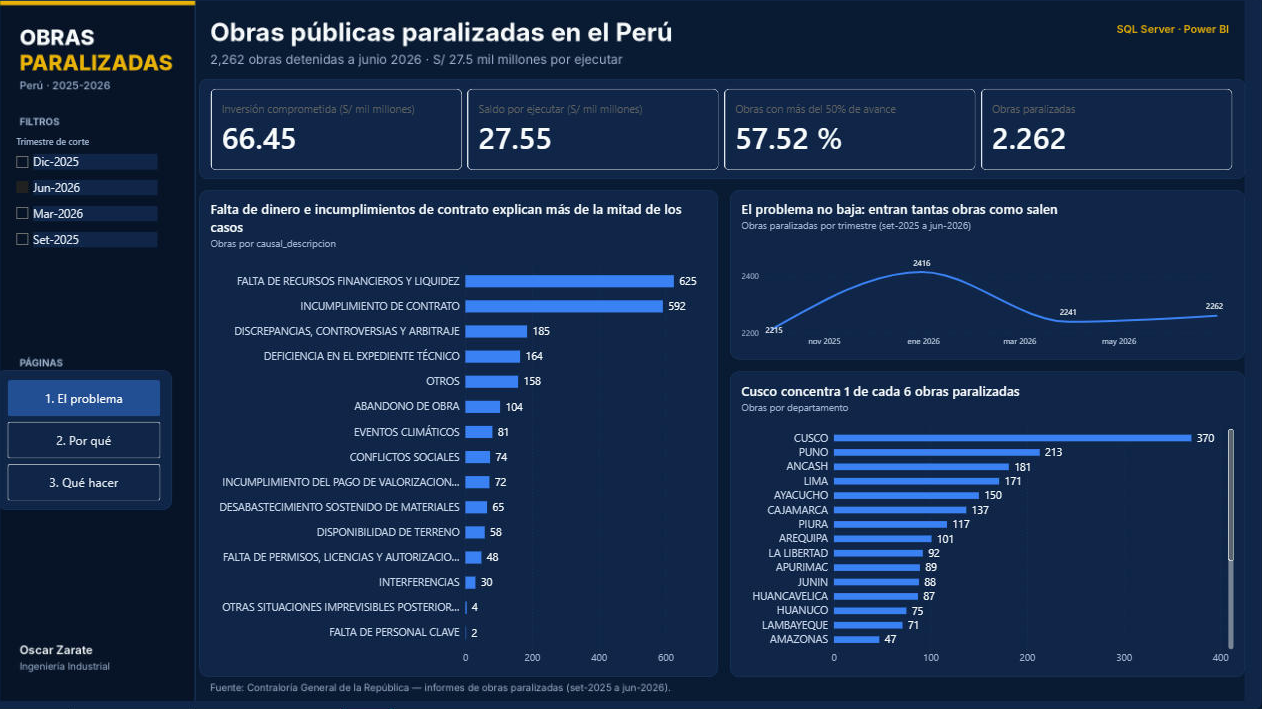
#> input picture capturas/dashboard_p1.png, 1262 x 709 px, found by its file name
$ python showcase.py
#> lines starting #> are read from the running program, lines starting #| are printed output that depends on the picture
from PIL import Image, ImageDraw, ImageFont
import os
BG=(10,26,51); TXT=(248,250,252); MUT=(159,179,209); AMB=(234,179,8)
F="/usr/share/fonts/opentype/inter/"
def f(n,s): return ImageFont.truetype(F+n,s)
OUT="/home/claude/obras/showcase"; os.makedirs(OUT,exist_ok=True)
W,H=1200,627
def frame(shot, kicker, title, name, footer="Oscar Zarate · Ingeniería Industrial · Datos: Contraloría General de la República"):
#> called with kicker = 'Dashboard Power BI · Página 1', title = '¿Por qué el Perú no termina sus obras?', name = 'A_portada_proyecto'
    im=Image.new("RGB",(W,H),BG); d=ImageDraw.Draw(im)
#> after `im = Image.new('RGB', (W, H), BG)`:
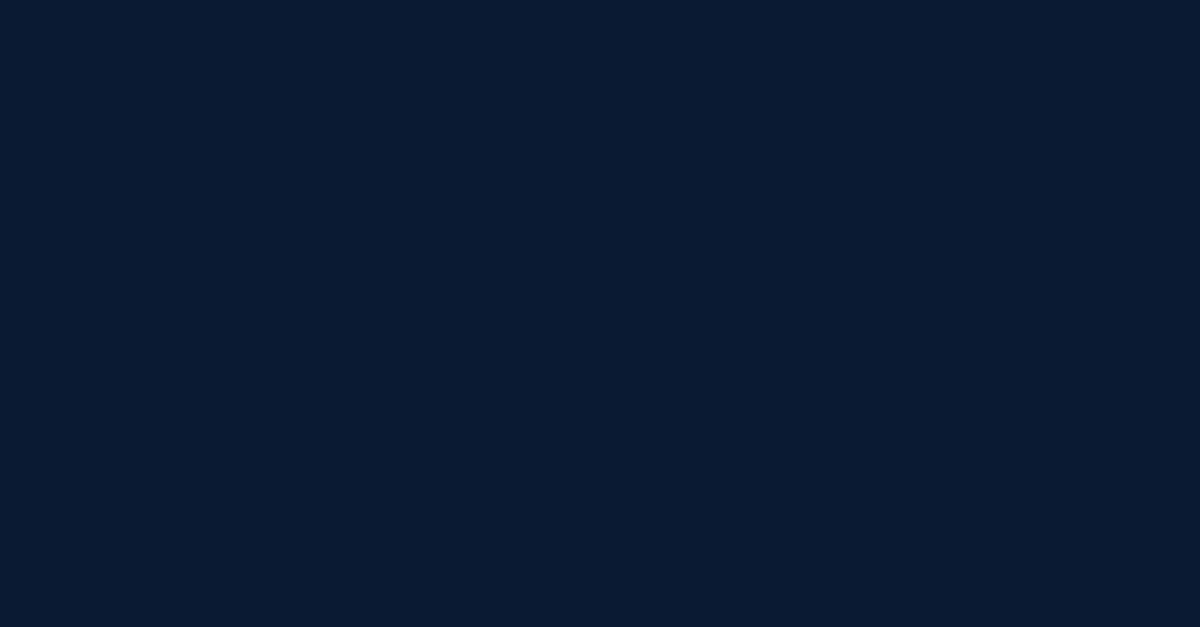
#> im: PIL image 1200x627 RGB; mean R, G, B 10, 26, 51
    d.rectangle([0,0,W,6],fill=AMB)
    d.text((48,30),kicker.upper(),font=f("Inter-Bold.otf",15),fill=AMB)
    d.text((48,54),title,font=f("Inter-Bold.otf",30),fill=TXT)
    s=Image.open(shot).convert("RGB")
#> s is the input picture: PIL image 1262x709 RGB; mean R, G, B 23, 43.3, 75.6
    maxw,maxh=W-96,H-110-52
    r=min(maxw/s.width,maxh/s.height); s=s.resize((int(s.width*r),int(s.height*r)),Image.LANCZOS)
#> after `r = min(maxw / s.width, maxh / s.height)`: r = 0.656
    x=(W-s.width)//2; y=110
#> after `x = (W - s.width) // 2`: x = 186
    d.rounded_rectangle([x-4,y-4,x+s.width+4,y+s.height+4],radius=10,outline=(30,58,102),width=2)
    im.paste(s,(x,y))
    d.text((48,H-34),footer,font=f("Inter-Regular.otf",13),fill=MUT)
    im.save(f"{OUT}/{name}.png"); return f"{OUT}/{name}.png"
C="/home/claude/obras/capturas_v3/"
frame(C+"dashboard_p1.png","Dashboard Power BI · Página 1","¿Por qué el Perú no termina sus obras?","A_portada_proyecto")
frame(C+"dashboard_p2.png","Dashboard Power BI · Página 2","Con presupuesto, una obra sale 2.2× más de la lista","B_hallazgo_presupuesto")
#> call 2 of frame, with kicker = 'Dashboard Power BI · Página 2', name = 'B_hallazgo_presupuesto'
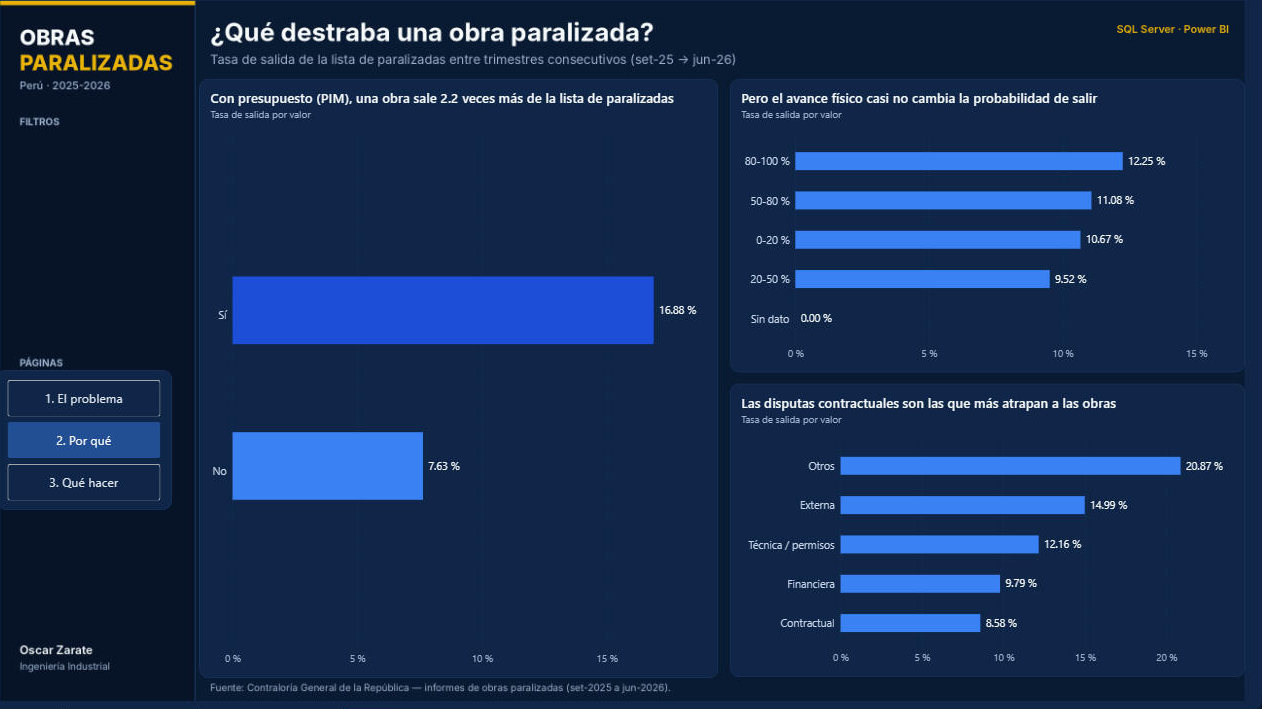
#> input picture capturas/dashboard_p2.png, 1262 x 709 px, found by its file name
#> in frame, s is the input picture: PIL image 1262x709 RGB; mean R, G, B 21.7, 44.6, 83.3
#> in frame (call 2), `im.save(f'{OUT}/{name}.png')`:
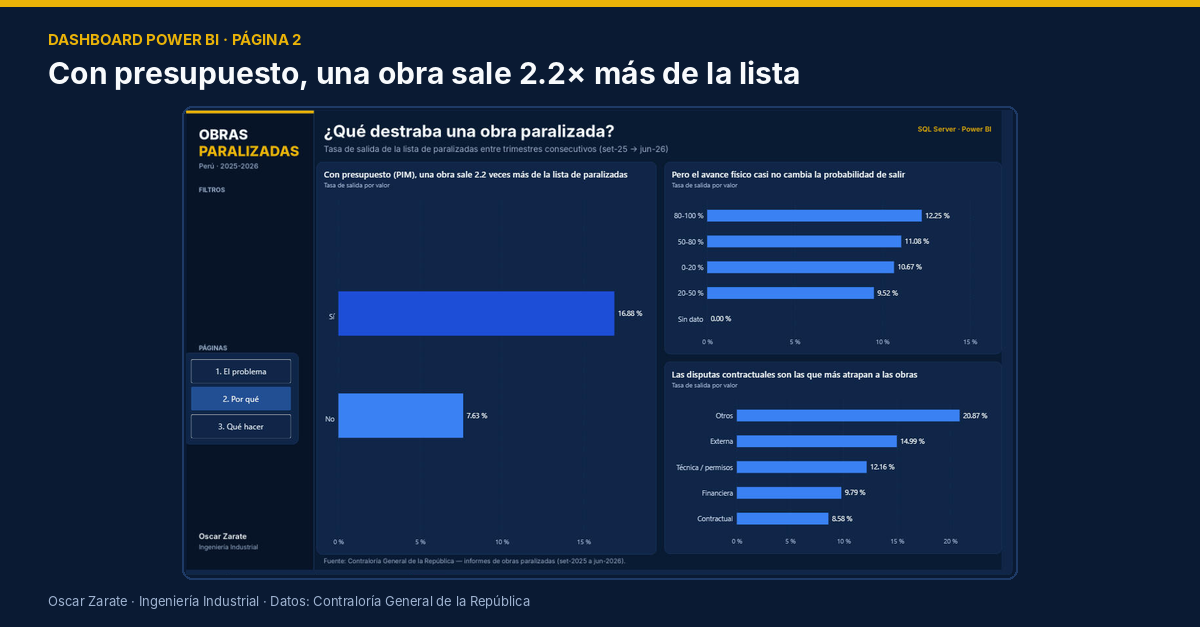
#> saved as B_hallazgo_presupuesto.png: PIL image 1200x627 RGB; mean R, G, B 21.3, 39.9, 69.3
frame(C+"dashboard_p3.png","Dashboard Power BI · Página 3","Simulador: con S/ 40 millones se terminan 106 obras","C_simulador_priorizacion")
#> call 3 of frame, with kicker = 'Dashboard Power BI · Página 3', name = 'C_simulador_priorizacion'
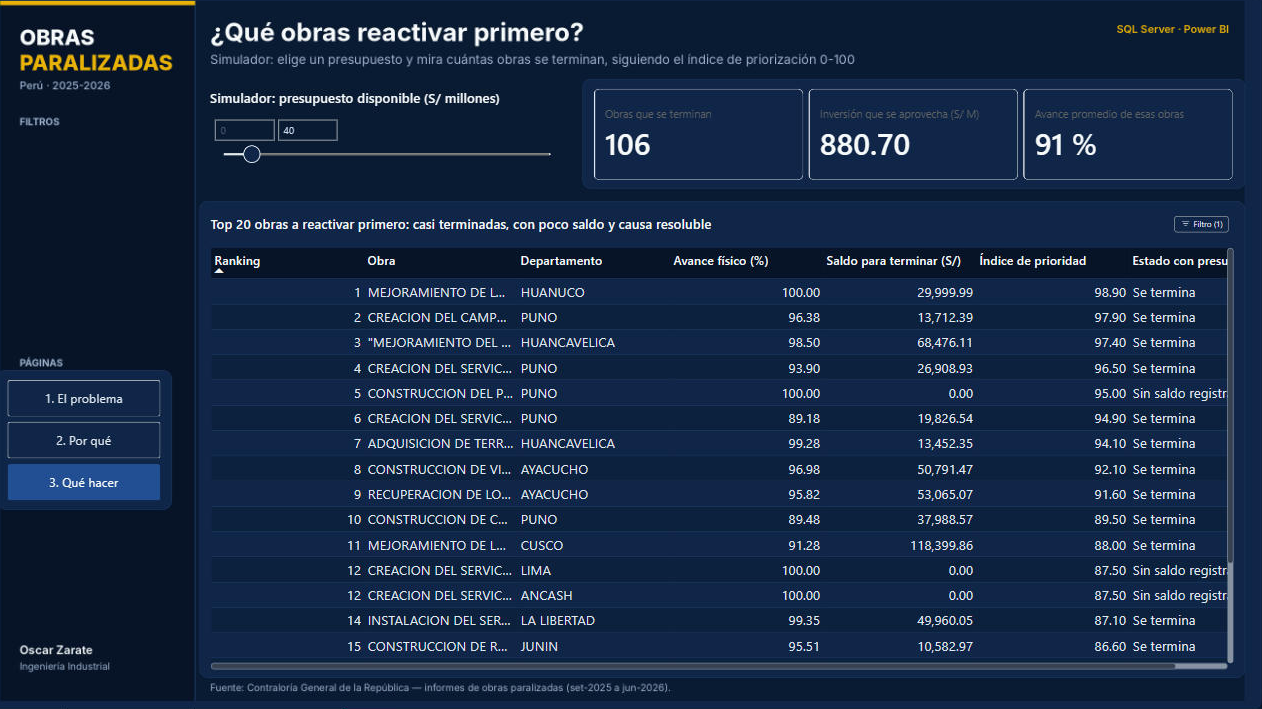
#> input picture capturas/dashboard_p3.png, 1262 x 709 px, found by its file name
#> in frame, s is the input picture: PIL image 1262x709 RGB; mean R, G, B 22.1, 40.7, 68.5
#> in frame (call 3), `im.save(f'{OUT}/{name}.png')`:
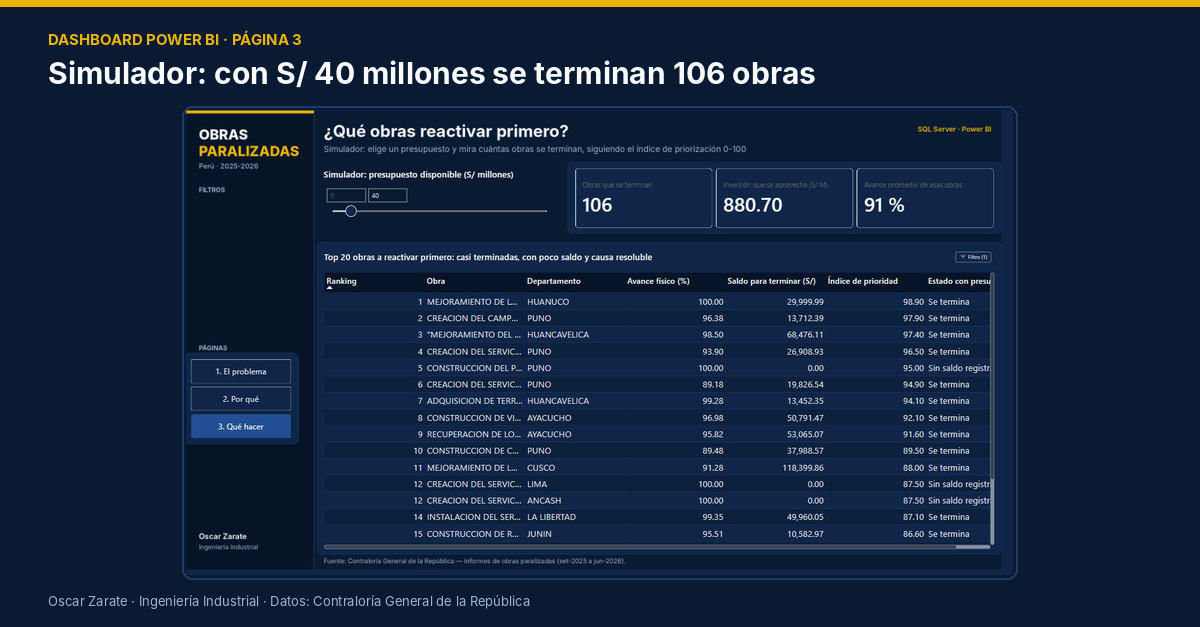
#> saved as C_simulador_priorizacion.png: PIL image 1200x627 RGB; mean R, G, B 21.6, 38, 61.8
frame("/home/claude/obras/linkedin_v3/10_metodo.png","SQL Server + Power BI","Modelo estrella: 1 tabla de hechos + 7 dimensiones","D_modelo_de_datos_carrusel")
#> (the run stopped early here; a loop or call above may not have finished)
